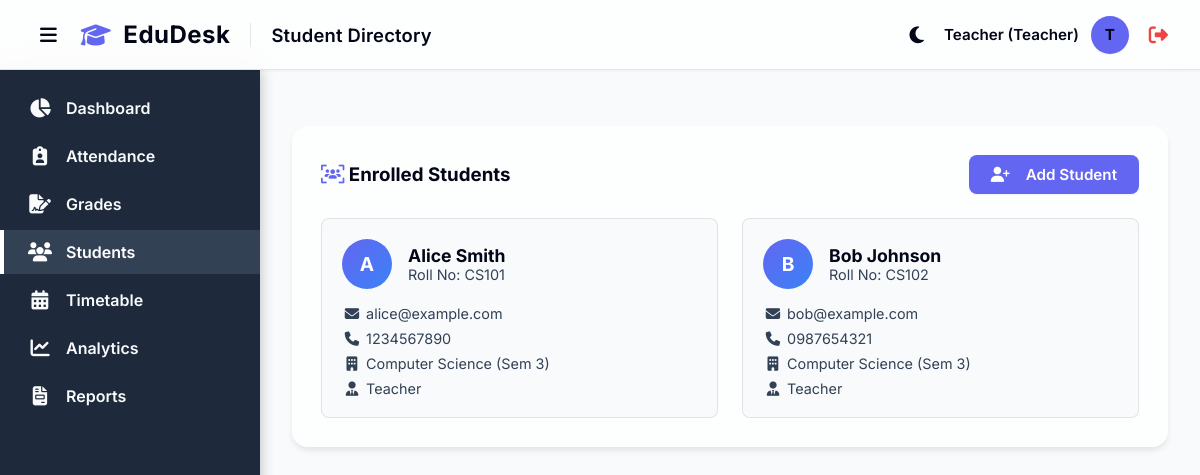
The app's page /students (signed in) with its own data.
### models.py (models this page shows)
class User(UserMixin, db.Model):
    id = db.Column(db.Integer, primary_key=True)
    name = db.Column(db.String(100), nullable=False)
    email = db.Column(db.String(120), unique=True, nullable=False)
    password_hash = db.Column(db.String(256), nullable=False)
    role = db.Column(db.String(20), nullable=False, default='Teacher') # 'Admin' or 'Teacher'
    subject_id = db.Column(db.Integer, db.ForeignKey('subject.id'), nullable=True)
    subject = db.relationship('Subject', foreign_keys=[subject_id], backref='users_as_teachers')

class Student(db.Model):
    id = db.Column(db.Integer, primary_key=True)
    roll_number = db.Column(db.String(20), unique=True, nullable=False)
    name = db.Column(db.String(100), nullable=False)
    email = db.Column(db.String(120), unique=True, nullable=True)
    phone = db.Column(db.String(20), nullable=True)
    department = db.Column(db.String(50), nullable=True)
    semester = db.Column(db.Integer, nullable=True)
    batch = db.Column(db.String(50), nullable=True)
    teacher_id = db.Column(db.Integer, db.ForeignKey('user.id'), nullable=True)
    teacher = db.relationship('User', backref='students')
    attendances = db.relationship('Attendance', backref='student', lazy=True)
    grades = db.relationship('Grade', backref='student', lazy=True)

### app.py (the view)
@app.route('/students')
@login_required
def students():
    if current_user.role == 'Admin':
        all_students = Student.query.all()
        teachers = User.query.filter_by(role='Teacher').all()
    else:
        all_students = Student.query.filter_by(teacher_id=current_user.id).all()
        teachers = []
    return render_template('students.html', students=all_students, teachers=teachers)

### app.py (called while the page is built)
@login_manager.user_loader
def load_user(user_id):
    return User.query.get(int(user_id))

### templates/students.html (shortened to what this page needs)
{% extends 'base.html' %}
{% block page_title %}Student Directory{% endblock %}
{% block content %}
<div class="card">
    <div style="display: flex; justify-content: space-between; align-items: center; margin-bottom: 24px;">
        <h3><i class="fa-solid fa-users-viewfinder" style="color: var(--primary-color);"></i> Enrolled Students</h3>
        <button class="btn btn-primary" onclick="document.getElementById('addStudentForm').style.display='block'"><i class="fa-solid fa-user-plus" style="margin-right: 8px;"></i> Add Student</button>
    </div>
    <div style="display: grid; grid-template-columns: repeat(auto-fill, minmax(300px, 1fr)); gap: 24px;">
        {% for student in students %}
        <div style="border: 1px solid var(--border-color); border-radius: 8px; padding: 20px; transition: var(--transition); background: var(--bg-color);" onmouseover="this.style.boxShadow='var(--shadow-md)'; this.style.transform='translateY(-2px)';" onmouseout="this.style.boxShadow='none'; this.style.transform='none';">
            <div style="display: flex; align-items: center; gap: 16px; margin-bottom: 16px;">
                <div style="width: 50px; height: 50px; border-radius: 50%; background: linear-gradient(135deg, var(--primary-color) 0%, #3b82f6 100%); color: white; display: flex; justify-content: center; align-items: center; font-size: 1.2rem; font-weight: bold;">
                    {{ student.name[0] }}
                </div>
                <div>
                    <h4 style="margin: 0; font-size: 1.1rem; color: var(--text-main);">{{ student.name }}</h4>
                    <p style="margin: 0; color: var(--text-muted); font-size: 0.9rem;">Roll No: {{ student.roll_number }}</p>
                </div>
            </div>
            <div style="font-size: 0.9rem; color: var(--text-muted); display: grid; gap: 8px;">
                <div><i class="fa-solid fa-envelope" style="width: 20px; text-align: center;"></i> {{ student.email }}</div>
                <div><i class="fa-solid fa-phone" style="width: 20px; text-align: center;"></i> {{ student.phone }}</div>
                <div><i class="fa-solid fa-building" style="width: 20px; text-align: center;"></i> {{ student.department }} (Sem {{ student.semester }})</div>
                {% if student.teacher %}
                <div><i class="fa-solid fa-user-tie" style="width: 20px; text-align: center;"></i> {{ student.teacher.name }}</div>
                {% endif %}
            </div>
        </div>
        {% else %}
        <p style="color: var(--text-muted); grid-column: 1 / -1; text-align: center;">No students found in the database.</p>
        {% endfor %}
    </div>
</div>
{% endblock %}

### templates/base.html (shortened to what this page needs)
<!DOCTYPE html>
<html lang="en">
<head>
    <link rel="stylesheet" href="https://cdnjs.cloudflare.com/ajax/libs/font-awesome/6.4.0/css/all.min.css">
    <link rel="stylesheet" href="{{ url_for('static', filename='css/style.css') }}">
</head>
<body>
    <header class="topbar">
        <div style="display: flex; align-items: center; gap: 16px;">
            <button id="sidebarToggle" class="btn btn-theme-toggle" aria-label="Toggle Sidebar"
                style="background: transparent; border: none; color: var(--text-main); font-size: 1.2rem; cursor: pointer; display: flex; align-items: center; padding: 4px 8px;">
                <i class="fa-solid fa-bars"></i>
            </button>
            <div class="brand-header"
                style="display: flex; align-items: center; gap: 12px; font-size: 1.5rem; font-weight: 700; color: var(--text-main); letter-spacing: 0.5px;">
                <i class="fa-solid fa-graduation-cap" style="color: var(--primary-color);"></i>
                <span>EduDesk</span>
            </div>
            <h1 class="page-title" style="margin: 0;">{% block page_title %}Dashboard{% endblock %}</h1>
        </div>
        <div class="user-profile" style="display: flex; align-items: center; gap: 12px;">
            <button id="themeToggle" class="btn btn-theme-toggle" aria-label="Toggle Theme"
                style="background: transparent; border: none; color: var(--text-main); font-size: 1.2rem; cursor: pointer; display: flex; align-items: center; padding: 4px 8px;">
                <i class="fa-solid fa-moon"></i>
            </button>
            <span>{{ current_user.name }} ({{ current_user.role }})</span>
            <div class="avatar">{{ current_user.name[0] | upper if current_user.name else 'U' }}</div>
            <a href="{{ url_for('logout') }}" title="Logout"
                style="color: #ef4444; font-size: 1.2rem; margin-left: 8px;"><i
                    class="fa-solid fa-right-from-bracket"></i></a>
        </div>
    </header>
    <div class="layout-wrapper" style="display: flex; flex: 1;">
        <aside class="sidebar">
            <ul class="nav-links" style="padding-top: 16px;">
                <li class="nav-item">
                    <a href="{{ url_for('dashboard') }}"
                        class="nav-link {% if request.endpoint == 'dashboard' %}active{% endif %}">
                        <i class="fa-solid fa-chart-pie"></i>
                        <span>Dashboard</span>
                    </a>
                </li>
                <li class="nav-item">
                    <a href="{{ url_for('attendance') }}"
                        class="nav-link {% if request.endpoint == 'attendance' %}active{% endif %}">
                        <i class="fa-solid fa-clipboard-user"></i>
                        <span>Attendance</span>
                    </a>
                </li>
                <li class="nav-item">
                    <a href="{{ url_for('grades') }}"
                        class="nav-link {% if request.endpoint == 'grades' %}active{% endif %}">
                        <i class="fa-solid fa-file-signature"></i>
                        <span>Grades</span>
                    </a>
                </li>
                <li class="nav-item">
                    <a href="{{ url_for('students') }}"
                        class="nav-link {% if request.endpoint == 'students' %}active{% endif %}">
                        <i class="fa-solid fa-users"></i>
                        <span>Students</span>
                    </a>
                </li>
                <li class="nav-item">
                    <a href="{{ url_for('timetable') }}"
                        class="nav-link {% if request.endpoint == 'timetable' %}active{% endif %}">
                        <i class="fa-solid fa-calendar-days"></i>
                        <span>Timetable</span>
                    </a>
                </li>
                <li class="nav-item">
                    <a href="{{ url_for('analytics') }}"
                        class="nav-link {% if request.endpoint == 'analytics' %}active{% endif %}">
                        <i class="fa-solid fa-chart-line"></i>
                        <span>Analytics</span>
                    </a>
                </li>
                <li class="nav-item">
                    <a href="{{ url_for('reports') }}"
                        class="nav-link {% if request.endpoint == 'reports' %}active{% endif %}">
                        <i class="fa-solid fa-file-invoice"></i>
                        <span>Reports</span>
                    </a>
                </li>
            </ul>
        </aside>
        <main class="main-content">
            <div class="content-wrapper">
                {% block content %}
                {% endblock %}
            </div>
        </main>
    </div>
</body>
</html>

### static/css/style.css (style rules this page uses)
:root { --primary-color: #6366f1; --primary-hover: #4f46e5; --secondary-color: #64748b; --bg-color: #f8fafc; --sidebar-bg: #1e293b; --sidebar-text: #f8fafc; --sidebar-hover: #334155; --sidebar-active-text: #ffffff; --card-bg: rgba(255, 255, 255, 0.7); --card-border: rgba(255, 255, 255, 0.5); --text-main: #020617; --text-muted: #334155; --border-color: rgba(15, 23, 42, 0.1); --shadow-sm: 0 1px 2px rgba(0, 0, 0, 0.05); --shadow-md: 0 4px 6px -1px rgba(0, 0, 0, 0.1); --shadow-lg: 0 10px 15px -3px rgba(0, 0, 0, 0.1); --shadow-float: 0 20px 25px -5px rgba(0, 0, 0, 0.15); --transition: all 0.3s cubic-bezier(0.25, 0.8, 0.25, 1); }
* { margin: 0; padding: 0; box-sizing: border-box; font-family: 'Inter', 'Segoe UI', system-ui, -apple-system, sans-serif; -webkit-font-smoothing: antialiased; -moz-osx-font-smoothing: grayscale; }
body { background-color: var(--bg-color); color: var(--text-main); display: flex; flex-direction: column; min-height: 100vh; }
.sidebar { width: 260px; background-color: var(--sidebar-bg); color: var(--sidebar-text); display: flex; flex-direction: column; box-shadow: 2px 0 12px rgba(0, 0, 0, 0.2); z-index: 10; }
.nav-links { list-style: none; padding: 24px 0; flex: 1; }
.nav-item { margin-bottom: 4px; }
.nav-link { display: flex; align-items: center; padding: 12px 24px; color: var(--sidebar-text); text-decoration: none; font-weight: 600; transition: var(--transition); gap: 14px; border-left: 4px solid transparent; }
.nav-link.active { background-color: var(--sidebar-hover); border-left-color: var(--sidebar-active-text); color: var(--sidebar-active-text); }
.nav-link i { font-size: 1.2rem; width: 24px; text-align: center; }
.main-content { flex: 1; display: flex; flex-direction: column; overflow-y: auto; }
.topbar { height: 70px; background-color: var(--card-bg); backdrop-filter: blur(12px); -webkit-backdrop-filter: blur(12px); display: flex; align-items: center; justify-content: space-between; padding: 0 32px; box-shadow: var(--shadow-sm); border-bottom: 1px solid var(--border-color); z-index: 50; position: sticky; top: 0; }
.page-title { font-size: 1.15rem; font-weight: 600; color: var(--text-main); letter-spacing: 0.2px; }
.user-profile { display: flex; align-items: center; gap: 12px; font-size: 0.95rem; font-weight: 600; color: var(--text-main); }
.avatar { width: 38px; height: 38px; border-radius: 50%; background-color: var(--primary-color); color: dark; display: flex; align-items: center; justify-content: center; font-weight: bold; box-shadow: var(--shadow-sm); }
.content-wrapper { padding: 32px; }
.card { background-color: var(--card-bg); backdrop-filter: blur(12px); -webkit-backdrop-filter: blur(12px); border-radius: 16px; padding: 28px; box-shadow: var(--shadow-md); border: 1px solid var(--card-border); transition: var(--transition); color: var(--text-main); }
.btn { display: inline-flex; align-items: center; justify-content: center; padding: 10px 22px; border-radius: 8px; font-weight: 600; cursor: pointer; border: none; transition: var(--transition); text-decoration: none; font-size: 0.95rem; gap: 8px; }
.btn-primary { background-color: var(--primary-color); color: #ffffff; box-shadow: var(--shadow-sm); }

### records on screen
User: name "Teacher", role "Teacher", name "T"
Student: name "A", name "Alice Smith", roll_number "CS101", email "alice@example.com", phone "1234567890", department "Computer Science", semester "3", teacher.name "Teacher"
Student: name "B", name "Bob Johnson", roll_number "CS102", email "bob@example.com", phone "0987654321", department "Computer Science", semester "3", teacher.name "Teacher"
